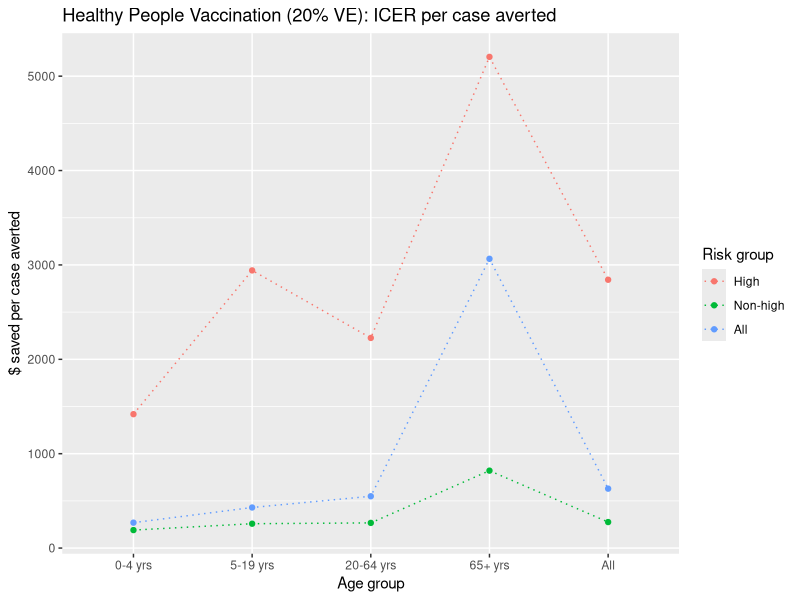
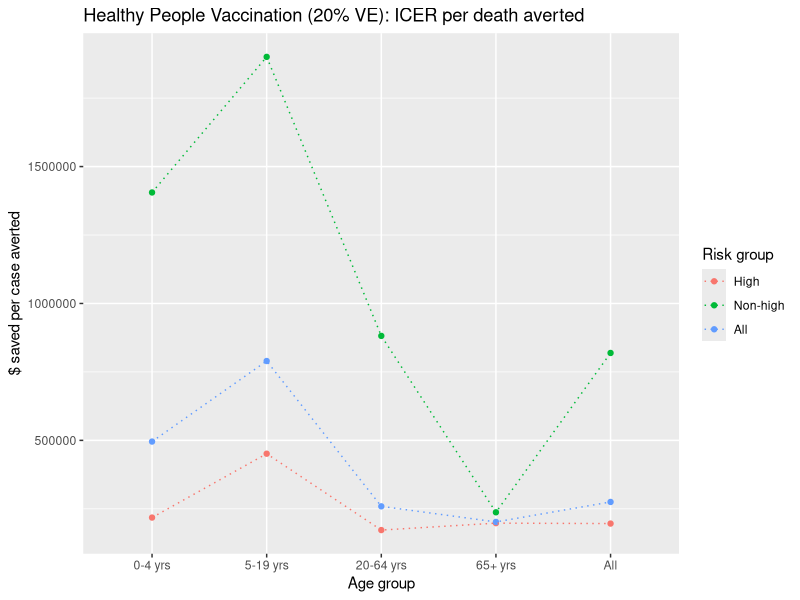
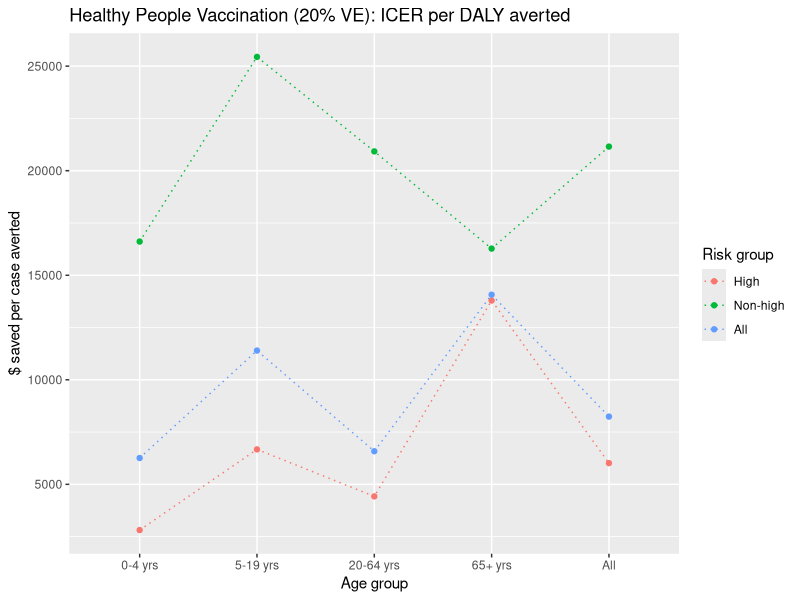
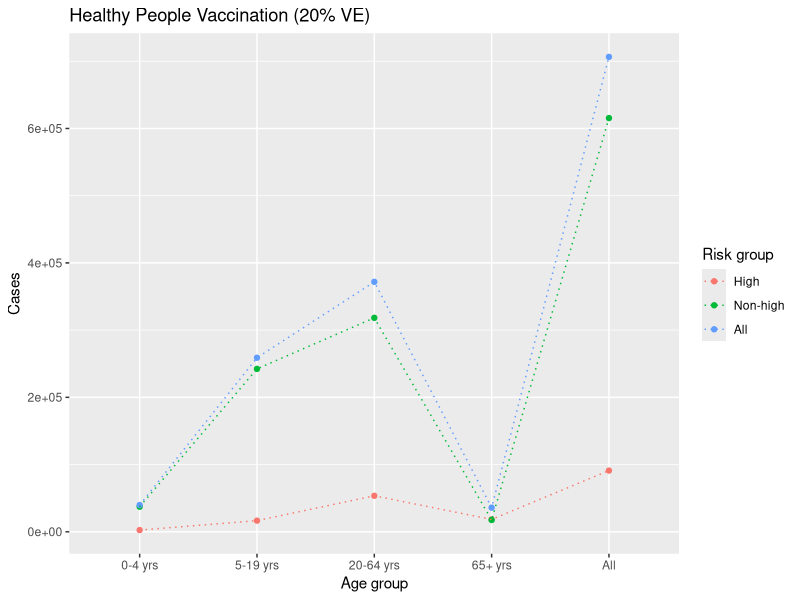
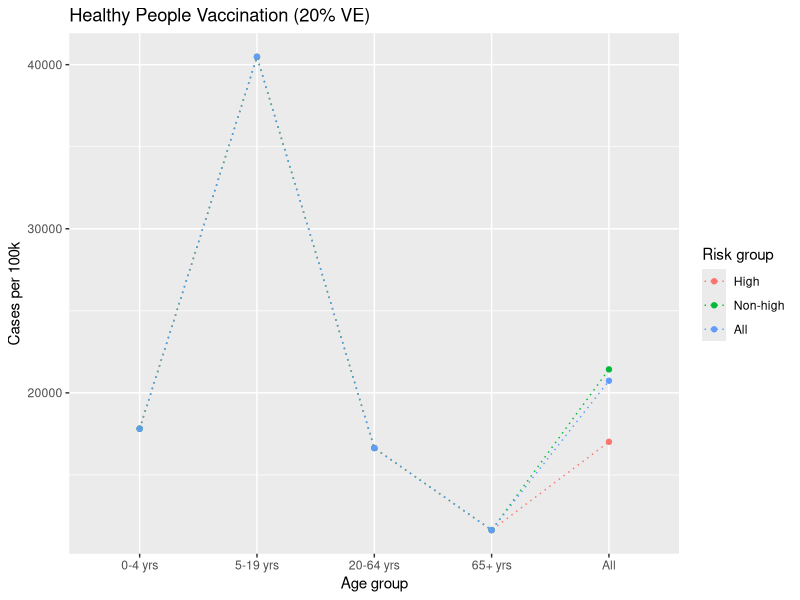
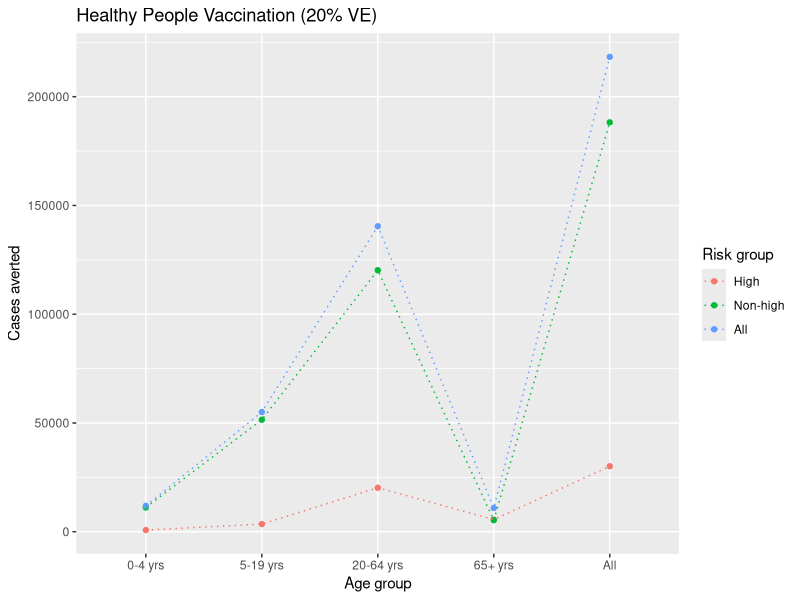
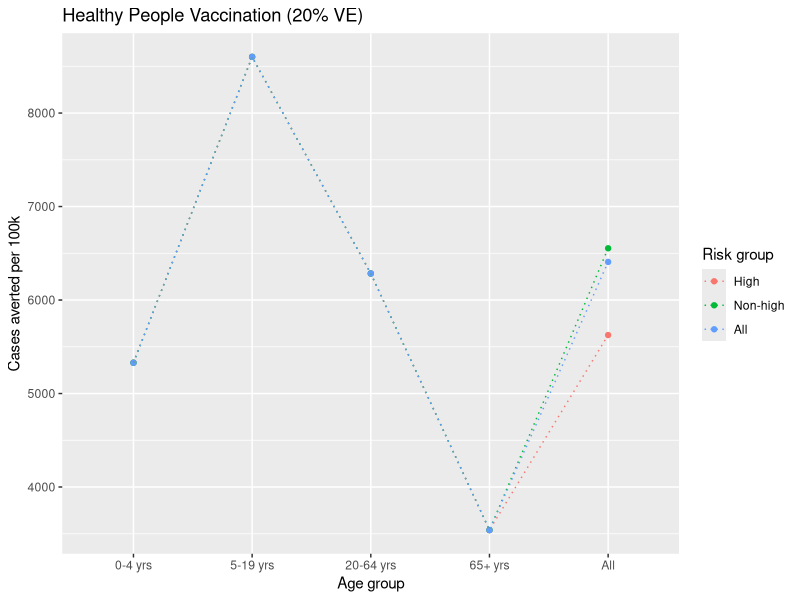
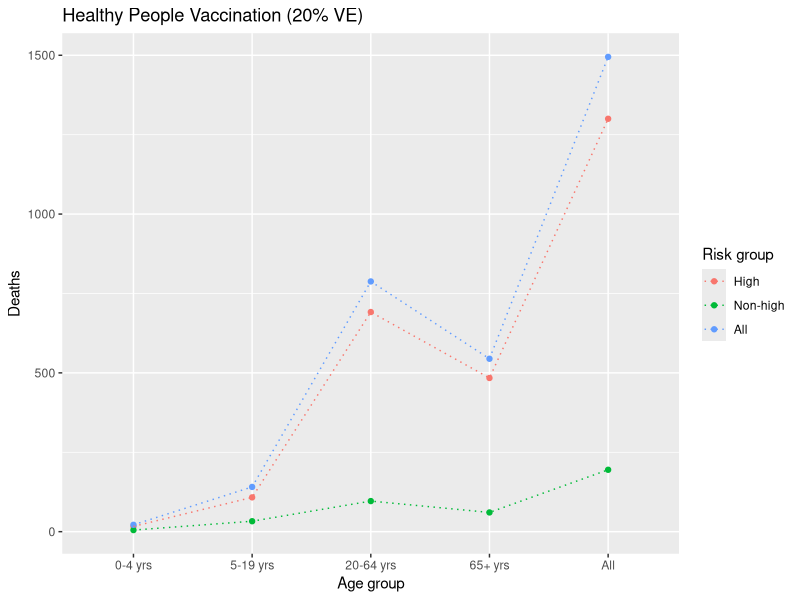

The R source for these figures, in order:
## ---- chunk 1
knitr::opts_chunk$set(
	echo = FALSE,
	warning = TRUE,
	cache = TRUE,
	tidy = TRUE
)
## ---- chunk 2
rm(list = ls(all.names = TRUE))

library(ggplot2)
library(tidyr)
library(dplyr)
library(knitr)
library(rmarkdown)
library(formatR)
## ---- chunk 3
data <- read.csv("df/icer-all.csv", as.is = TRUE)

# subset comparator = prevalent vaccination
df <- data[!(data$reference=="none"),]

df$cost.diff.per100k <- as.numeric(df$cost.diff.per100k)
df$cases.averted <- as.numeric(df$cases.averted)
df$cases.averted.per100k <- as.numeric(df$cases.averted.per100k)
df$icer.case.averted <- as.numeric(df$icer.case.averted)
df$deaths.averted <- as.numeric(df$deaths.averted)
df$deaths.averted.per100k <- as.numeric(df$ deaths.averted.per100k)
df$icer.death.averted <- as.numeric(df$icer.death.averted)
df$dalys <- as.numeric(df$dalys)
df$dalys.per100k <- as.numeric(df$dalys.per100k)
df$dalys.averted <- as.numeric(df$dalys.averted)
df$dalys.averted.per100k <- as.numeric(df$dalys.averted.per100k)
df$icer.daly.averted <- as.numeric(df$icer.daly.averted)
## ---- chunk 4
# factors
df$age <- factor(df$age, levels = c("0-4 yrs", "5-19 yrs", "20-64 yrs", "65+ yrs", "All"))
df$risk <- factor(df$risk, levels = c("High", "Non-high", "All"))
df$scenario <- factor(df$scenario, levels = c("vaxbase", "vax70"))
df$v.eff <- factor(df$v.eff)
## ---- chunk 5
# subset healthy people 20% VE(compared to prevalent)
df_hp <- df[(df$reference=="vaxbase"),]
df_10 <- df_hp[(df_hp$v.eff == '10'),]
df_20 <- df_hp[(df_hp$v.eff == '20'),]

# subset prevalent 40% VE (compared to none)
df_pv <- df[(df$scenario=="vaxbase"),]
df_40 <- df_pv[(df_pv$v.eff == '40'),]
## ---- chunk 6
ggplot(df_20, aes(x = age, y = icer.case.averted, group = risk, color = risk)) +
  geom_point() + geom_line(linetype = "dotted") + labs(x = "Age group", color = "Risk group") + 
  ylab("$ saved per case averted") + ggtitle("Healthy People Vaccination (20% VE): ICER per case averted")
## ---- chunk 7
ggplot(df_20, aes(x = age, y = icer.death.averted, group = risk, color = risk)) +
  geom_point() + geom_line(linetype = "dotted") + labs(x = "Age group", color = "Risk group") + 
  ylab("$ saved per case averted") + ggtitle("Healthy People Vaccination (20% VE): ICER per death averted")
## ---- chunk 8
ggplot(df_20, aes(x = age, y = icer.daly.averted, group = risk, color = risk)) +
  geom_point() + geom_line(linetype = "dotted") + labs(x = "Age group", color = "Risk group") + 
  ylab("$ saved per case averted") + ggtitle("Healthy People Vaccination (20% VE): ICER per DALY averted")
## ---- chunk 9
g4 <- ggplot(df_20, aes(x = age, group = risk, color = risk)) +
  geom_point() + geom_line(linetype = "dotted") + labs(x = "Age group", color = "Risk group", title = "Healthy People Vaccination (20% VE)")

g4 + aes(y = cases) + labs(y = "Cases")
g4 + aes(y = cases.per100k) + labs(y = "Cases per 100k")
g4 + aes(y = cases.averted) + labs(y = "Cases averted")
g4 + aes(y = cases.averted.per100k) + labs(y = "Cases averted per 100k")
## ---- chunk 10
g4 + aes(y = deaths) + labs(y = "Deaths")
g4 + aes(y = deaths.per100k) + labs(y = "Deaths (per 100k)")
g4 + aes(y = deaths.averted) + labs(y = "Deaths averted")
g4 + aes(y = deaths.averted.per100k) + labs(y = "Deaths averted (per 100k)")
## ---- chunk 11
g4 + aes(y = dalys) + labs(y = "DALYs")
g4 + aes(y = dalys.per100k) + labs(y = "DALYs (per 100k)")
g4 + aes(y = dalys.averted) + labs(y = "DALYs averted")
g4 + aes(y = dalys.averted.per100k) + labs(y = "DALYs averted (per 100k)")
## ---- chunk 12
l <- labs(x = "DALYs averted (per 100k)", y = "Cost (per 100k)", title = "Healthy People Vaccination Scenario")

# All VE%
a <- ggplot(df_hp, aes(x = dalys.averted.per100k, y = cost.diff.per100k)) + l

a + aes(color = risk, group = risk) + labs(color = "Risk") + geom_point() + facet_grid(v.eff ~ age)
a + aes(color = age, group = age) + labs(color = "Age group") + geom_point() + facet_grid(v.eff ~ risk)
## ---- chunk 13
# 10% VE
a1 <- ggplot(df_10, aes(x = dalys.averted.per100k, y = cost.diff.per100k)) + l +
  labs(title = "Cost-effectiveness plane: Healthy People vs. Prevalent (10% VE)")
a1 + aes(color = risk, group = risk) + geom_point() + facet_grid(~ age)
a1 + aes(color = age, group = age) + geom_point() + facet_grid(~ risk)

# 20% VE
a2 <- ggplot(df_20, aes(x = dalys.averted.per100k, y = cost.diff.per100k)) + l +
  labs(title = "Cost-effectiveness plane: Healthy People vs. Prevalent (20% VE)")
a2 + aes(color = risk, group = risk) + geom_point() + facet_grid(~ age)
a2 + aes(color = age, group = age) + geom_point() + facet_grid(~ risk)
